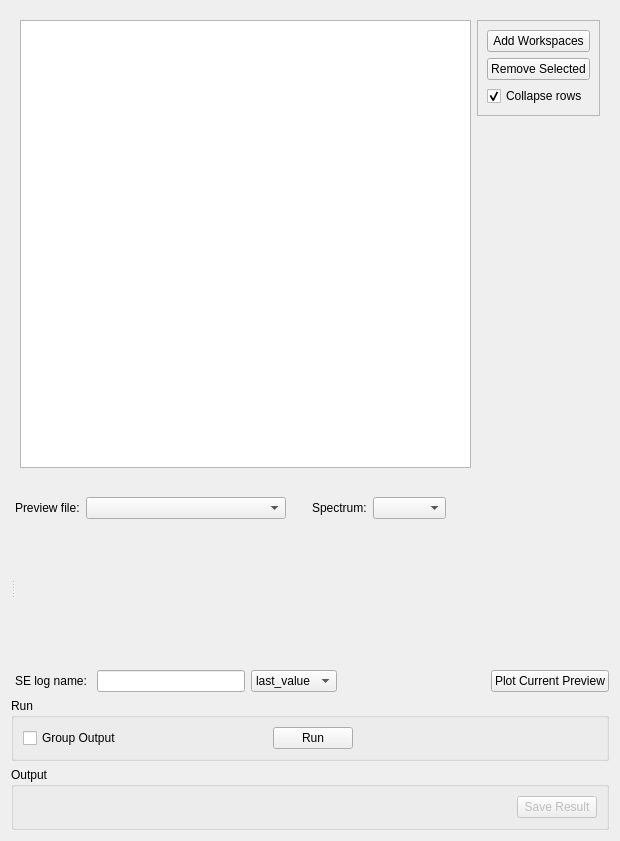
<?xml version="1.0" encoding="UTF-8"?>
<ui version="4.0">
 <class>InelasticDataManipulationElwinTab</class>
 <widget class="QWidget" name="InelasticDataManipulationElwinTab">
  <property name="geometry">
   <rect>
    <x>0</x>
    <y>0</y>
    <width>620</width>
    <height>841</height>
   </rect>
  </property>
  <property name="sizePolicy">
   <sizepolicy hsizetype="Preferred" vsizetype="Preferred">
    <horstretch>0</horstretch>
    <verstretch>0</verstretch>
   </sizepolicy>
  </property>
  <property name="minimumSize">
   <size>
    <width>600</width>
    <height>841</height>
   </size>
  </property>
  <property name="windowTitle">
   <string>Form</string>
  </property>
  <layout class="QGridLayout" name="gridLayout">
   <item row="1" column="0">
    <widget class="QSplitter" name="splitterPlot">
     <property name="sizePolicy">
      <sizepolicy hsizetype="Expanding" vsizetype="Preferred">
       <horstretch>0</horstretch>
       <verstretch>0</verstretch>
      </sizepolicy>
     </property>
     <property name="orientation">
      <enum>Qt::Horizontal</enum>
     </property>
     <widget class="QWidget" name="layoutWidget1">
      <layout class="QVBoxLayout" name="properties"/>
     </widget>
     <widget class="QWidget" name="layoutWidget">
      <layout class="QVBoxLayout" name="loPlotAndOptions">
       <item>
        <layout class="QHBoxLayout" name="loPreviewSelection">
         <item>
          <widget class="QLabel" name="lbPreviewFile">
           <property name="sizePolicy">
            <sizepolicy hsizetype="Fixed" vsizetype="Preferred">
             <horstretch>0</horstretch>
             <verstretch>0</verstretch>
            </sizepolicy>
           </property>
           <property name="text">
            <string>Preview file:</string>
           </property>
          </widget>
         </item>
         <item>
          <widget class="QComboBox" name="cbPreviewFile">
           <property name="sizePolicy">
            <sizepolicy hsizetype="Fixed" vsizetype="Fixed">
             <horstretch>0</horstretch>
             <verstretch>0</verstretch>
            </sizepolicy>
           </property>
           <property name="minimumSize">
            <size>
             <width>200</width>
             <height>22</height>
            </size>
           </property>
          </widget>
         </item>
         <item>
          <spacer name="horizontalSpacer_5">
           <property name="orientation">
            <enum>Qt::Horizontal</enum>
           </property>
           <property name="sizeType">
            <enum>QSizePolicy::Maximum</enum>
           </property>
           <property name="sizeHint" stdset="0">
            <size>
             <width>20</width>
             <height>20</height>
            </size>
           </property>
          </spacer>
         </item>
         <item alignment="Qt::AlignVCenter">
          <widget class="QLabel" name="lbPreviewSpec">
           <property name="sizePolicy">
            <sizepolicy hsizetype="Fixed" vsizetype="Preferred">
             <horstretch>0</horstretch>
             <verstretch>0</verstretch>
            </sizepolicy>
           </property>
           <property name="text">
            <string>Spectrum:</string>
           </property>
          </widget>
         </item>
         <item alignment="Qt::AlignHCenter|Qt::AlignVCenter">
          <widget class="QStackedWidget" name="elwinPreviewSpec">
           <property name="sizePolicy">
            <sizepolicy hsizetype="Fixed" vsizetype="Preferred">
             <horstretch>0</horstretch>
             <verstretch>0</verstretch>
            </sizepolicy>
           </property>
           <property name="minimumSize">
            <size>
             <width>75</width>
             <height>50</height>
            </size>
           </property>
           <property name="lineWidth">
            <number>-1</number>
           </property>
           <property name="currentIndex">
            <number>1</number>
           </property>
           <widget class="QWidget" name="pgPlotSpinBox">
            <widget class="QSpinBox" name="spPlotSpectrum">
             <property name="geometry">
              <rect>
               <x>0</x>
               <y>13</y>
               <width>73</width>
               <height>22</height>
              </rect>
             </property>
             <property name="sizePolicy">
              <sizepolicy hsizetype="Fixed" vsizetype="Expanding">
               <horstretch>0</horstretch>
               <verstretch>0</verstretch>
              </sizepolicy>
             </property>
             <property name="minimumSize">
              <size>
               <width>73</width>
               <height>22</height>
              </size>
             </property>
             <property name="font">
              <font>
               <family>MS Shell Dlg 2</family>
               <pointsize>10</pointsize>
              </font>
             </property>
             <property name="maximum">
              <number>0</number>
             </property>
            </widget>
           </widget>
           <widget class="QWidget" name="pgPlotCombo">
            <widget class="QComboBox" name="cbPlotSpectrum">
             <property name="geometry">
              <rect>
               <x>0</x>
               <y>14</y>
               <width>73</width>
               <height>22</height>
              </rect>
             </property>
             <property name="sizePolicy">
              <sizepolicy hsizetype="Fixed" vsizetype="Expanding">
               <horstretch>0</horstretch>
               <verstretch>0</verstretch>
              </sizepolicy>
             </property>
             <property name="font">
              <font>
               <pointsize>10</pointsize>
              </font>
             </property>
            </widget>
           </widget>
          </widget>
         </item>
         <item>
          <spacer name="horizontalSpacer_4">
           <property name="orientation">
            <enum>Qt::Horizontal</enum>
           </property>
           <property name="sizeType">
            <enum>QSizePolicy::MinimumExpanding</enum>
           </property>
           <property name="sizeHint" stdset="0">
            <size>
             <width>20</width>
             <height>20</height>
            </size>
           </property>
          </spacer>
         </item>
        </layout>
       </item>
       <item>
        <widget class="MantidQt::MantidWidgets::PreviewPlot" name="ppPlot" native="true">
         <property name="sizePolicy">
          <sizepolicy hsizetype="Preferred" vsizetype="MinimumExpanding">
           <horstretch>0</horstretch>
           <verstretch>1</verstretch>
          </sizepolicy>
         </property>
         <property name="minimumSize">
          <size>
           <width>0</width>
           <height>125</height>
          </size>
         </property>
         <property name="canvasColour" stdset="0">
          <color>
           <red>255</red>
           <green>255</green>
           <blue>255</blue>
          </color>
         </property>
        </widget>
       </item>
       <item>
        <layout class="QHBoxLayout" name="loSampleLog">
         <item>
          <widget class="QLabel" name="label_2">
           <property name="text">
            <string>SE log name: </string>
           </property>
          </widget>
         </item>
         <item>
          <widget class="QLineEdit" name="leLogName">
           <property name="text">
            <string/>
           </property>
          </widget>
         </item>
         <item>
          <widget class="QComboBox" name="leLogValue">
           <item>
            <property name="text">
             <string>last_value</string>
            </property>
           </item>
           <item>
            <property name="text">
             <string>average</string>
            </property>
           </item>
          </widget>
         </item>
         <item>
          <spacer name="horizontalSpacer_2">
           <property name="orientation">
            <enum>Qt::Horizontal</enum>
           </property>
           <property name="sizeHint" stdset="0">
            <size>
             <width>40</width>
             <height>20</height>
            </size>
           </property>
          </spacer>
         </item>
         <item>
          <widget class="QPushButton" name="pbPlotPreview">
           <property name="text">
            <string>Plot Current Preview</string>
           </property>
          </widget>
         </item>
        </layout>
       </item>
      </layout>
     </widget>
    </widget>
   </item>
   <item row="2" column="0">
    <widget class="QGroupBox" name="gbRun">
     <property name="minimumSize">
      <size>
       <width>0</width>
       <height>0</height>
      </size>
     </property>
     <property name="title">
      <string>Run</string>
     </property>
     <layout class="QHBoxLayout" name="horizontalLayout_3">
      <item>
       <layout class="QHBoxLayout" name="horizontalLayout_2">
        <item>
         <widget class="QCheckBox" name="ckGroupOutput">
          <property name="text">
           <string>Group Output</string>
          </property>
         </widget>
        </item>
        <item>
         <spacer name="horizontalSpacer">
          <property name="orientation">
           <enum>Qt::Horizontal</enum>
          </property>
          <property name="sizeType">
           <enum>QSizePolicy::Expanding</enum>
          </property>
          <property name="sizeHint" stdset="0">
           <size>
            <width>125</width>
            <height>20</height>
           </size>
          </property>
         </spacer>
        </item>
       </layout>
      </item>
      <item>
       <widget class="QPushButton" name="pbRun">
        <property name="text">
         <string>Run</string>
        </property>
       </widget>
      </item>
      <item>
       <spacer name="horizontalSpacer_3">
        <property name="orientation">
         <enum>Qt::Horizontal</enum>
        </property>
        <property name="sizeHint" stdset="0">
         <size>
          <width>244</width>
          <height>17</height>
         </size>
        </property>
       </spacer>
      </item>
     </layout>
    </widget>
   </item>
   <item row="3" column="0">
    <widget class="QGroupBox" name="gbOutput">
     <property name="minimumSize">
      <size>
       <width>0</width>
       <height>0</height>
      </size>
     </property>
     <property name="title">
      <string>Output</string>
     </property>
     <layout class="QHBoxLayout" name="horizontalLayout">
      <item>
       <widget class="MantidQt::CustomInterfaces::OutputPlotOptionsView" name="ipoPlotOptions" native="true"/>
      </item>
      <item>
       <spacer name="horizontalSpacer_1">
        <property name="orientation">
         <enum>Qt::Horizontal</enum>
        </property>
        <property name="sizeHint" stdset="0">
         <size>
          <width>40</width>
          <height>20</height>
         </size>
        </property>
       </spacer>
      </item>
      <item>
       <widget class="QPushButton" name="pbSave">
        <property name="enabled">
         <bool>false</bool>
        </property>
        <property name="text">
         <string>Save Result</string>
        </property>
       </widget>
      </item>
     </layout>
    </widget>
   </item>
   <item row="0" column="0">
    <widget class="QFrame" name="inputChoice">
     <property name="sizePolicy">
      <sizepolicy hsizetype="MinimumExpanding" vsizetype="MinimumExpanding">
       <horstretch>0</horstretch>
       <verstretch>0</verstretch>
      </sizepolicy>
     </property>
     <property name="toolTip">
      <string>For every workspace added, it checks whether to show every spectra of the each workspace as individual rows, or collapse all spectra into one row per workspace</string>
     </property>
     <layout class="QGridLayout" name="gridLayout_2" columnstretch="1,0">
      <item row="0" column="1" alignment="Qt::AlignTop">
       <widget class="QFrame" name="frame_2">
        <property name="sizePolicy">
         <sizepolicy hsizetype="Expanding" vsizetype="Expanding">
          <horstretch>0</horstretch>
          <verstretch>0</verstretch>
         </sizepolicy>
        </property>
        <property name="frameShape">
         <enum>QFrame::StyledPanel</enum>
        </property>
        <property name="frameShadow">
         <enum>QFrame::Raised</enum>
        </property>
        <layout class="QVBoxLayout" name="verticalLayout_4">
         <item>
          <widget class="QPushButton" name="wkspAdd">
           <property name="text">
            <string>Add Workspaces</string>
           </property>
          </widget>
         </item>
         <item>
          <widget class="QPushButton" name="wkspRemove">
           <property name="text">
            <string>Remove Selected</string>
           </property>
          </widget>
         </item>
         <item>
          <widget class="QCheckBox" name="ckCollapse">
           <property name="enabled">
            <bool>true</bool>
           </property>
           <property name="text">
            <string>Collapse rows</string>
           </property>
           <property name="checked">
            <bool>true</bool>
           </property>
          </widget>
         </item>
        </layout>
       </widget>
      </item>
      <item row="0" column="0">
       <widget class="QTableWidget" name="tbElwinData">
        <property name="sizePolicy">
         <sizepolicy hsizetype="Expanding" vsizetype="Expanding">
          <horstretch>0</horstretch>
          <verstretch>0</verstretch>
         </sizepolicy>
        </property>
        <property name="minimumSize">
         <size>
          <width>400</width>
          <height>0</height>
         </size>
        </property>
       </widget>
      </item>
     </layout>
    </widget>
   </item>
  </layout>
 </widget>
 <customwidgets>
  <customwidget>
   <class>MantidQt::CustomInterfaces::OutputPlotOptionsView</class>
   <extends>QWidget</extends>
   <header>Common/OutputPlotOptionsView.h</header>
   <container>1</container>
  </customwidget>
  <customwidget>
   <class>MantidQt::MantidWidgets::PreviewPlot</class>
   <extends>QWidget</extends>
   <header>MantidQtWidgets/Plotting/PreviewPlot.h</header>
   <container>1</container>
  </customwidget>
 </customwidgets>
 <resources/>
 <connections/>
</ui>
